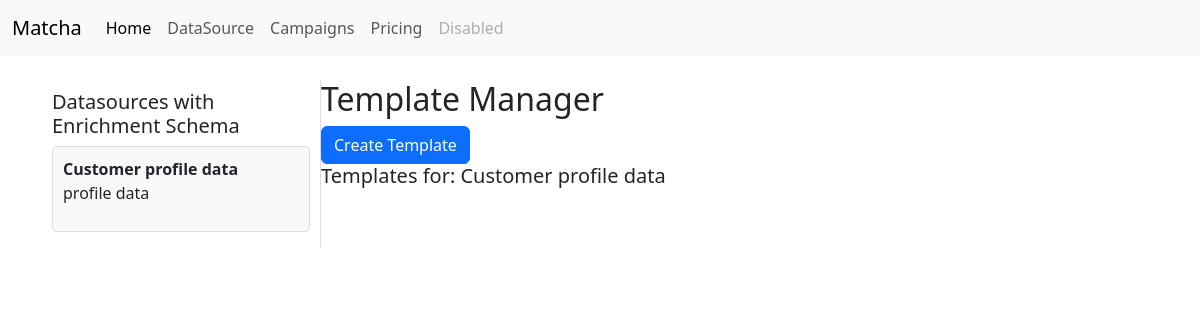
The page /template-view/ on the database as committed earlier.
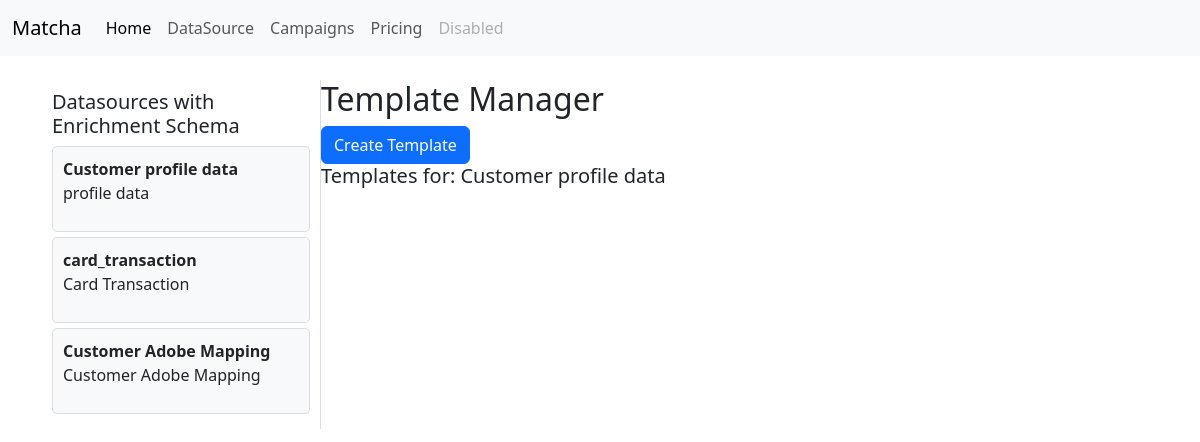
The same page on the database as committed later.
### usex_app/models.py (models this page shows, shortened)
class DataSource(models.Model):
    DATASOURCE_TYPES = [
        ('Postgres', 'postgres'),
        ('Mysql', 'Mysql'),
        ('Kafka', 'Kafka'),
        ('RabbitMQ', 'RabbitMQ'),
        ('S3', 'S3'),
        ('Hive', 'Hive'),
        ('HDFS', 'HDFS'),
        ('CSV', 'CSV'),
    ]
    name = models.CharField(max_length=100)
    description = models.CharField(max_length=150)
    datasource_type = models.CharField(max_length=50,choices=DATASOURCE_TYPES)
    created_at = models.DateTimeField(auto_now_add=True)
    updated_at = models.DateTimeField(auto_now=True)
    connection_params = models.JSONField()  # Use JSONField for flexible connection parameters
    skip_campaign_processing = models.BooleanField(default=False, help_text="Skip campaign processing for this datasource")
    CONNECTION_PARAMS_METADATA = {
        'Postgres': {
            'mandatory': ['host', 'port', 'username', 'password', 'database','query'],
            'optional': [],
        },
        'Mysql': {
            'mandatory': ['host', 'port', 'username', 'password', 'database','query'],
            'optional': [],
        },
        'Kafka': {
            'mandatory': ['brokers', 'topic'],
            'optional': ['group_id','schema_registry_url'],
        },
        'RabbitMQ': {
            'mandatory': ['host', 'port', 'username', 'password', 'queue'],
            'optional': [],
        },
        'S3': {
            'mandatory': ['bucket_name', 'access_key', 'secret_key'],
            'optional': ['region'],
        },
        'Hive': {
            'mandatory': ['host', 'port', 'username', 'password', 'database'],
            'optional': [],
        },
        'HDFS': {
            'mandatory': ['host', 'port', 'username', 'path'],
            'optional': [],
        },
        'CSV': {
            'mandatory': ['file_path'],
            'optional': ['delimiter', 'encoding','has_header'],
        },
    }

### usex_app/views.py (the view)
# urls.py: path('template-view/', views.template_view, name='template_view'),
def template_view(request):
    datasources = DataSource.objects.filter(schema__enrichment_schema__isnull=False)
    enums = Enums.objects.all()
    operators= Operators.objects.all()
    return render(request, 'usex_app/templates.html', {'datasources': datasources, 'enums': enums, 'operators': operators})

### usex_app/templates/usex_app/templates.html (shortened to what this page needs)
{% extends "usex_app/index.html" %}
{% block content %}
<div class="datasource-list">
    <h5>Datasources with Enrichment Schema</h5>
    {% for datasource in datasources %}
        {% if datasource.schema.enrichment_schema and datasource.schema.enrichment_schema|length > 0 %}
            <div class="datasource-item" data-datasource-id="{{ datasource.id }}">
                <strong>{{ datasource.name }}</strong>
                <p>{{ datasource.description }}</p>
            </div>
        {% endif %}
    {% endfor %}
</div>
<div class="content-area">
    <h2>Template Manager</h2>
    <button class="btn btn-primary" id="create-template-button">Create Template</button>
    <div id="template-list">
        <h5>Templates for:<span id="datasource-placeholder"></span> </h5>
    </div>
</div>
{% endblock %}

Rows that differ between the two databases and show on the page:
now on this page (row unchanged): DataSource: name "card_transaction", description "Card Transaction"
now on this page (row edited): DataSource: name "Customer Adobe Mapping", description "Customer Adobe Mapping"
